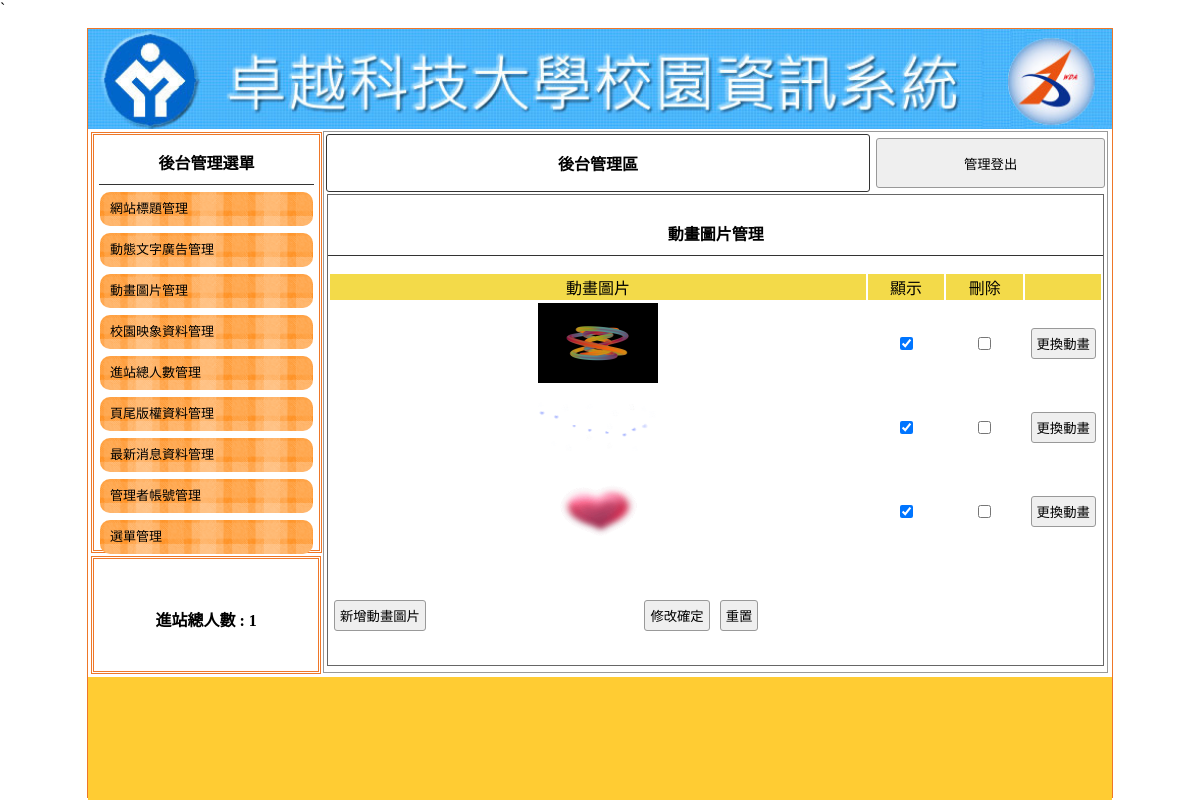
Before: /0teacher/admin.php?do=mvim with the older database file.
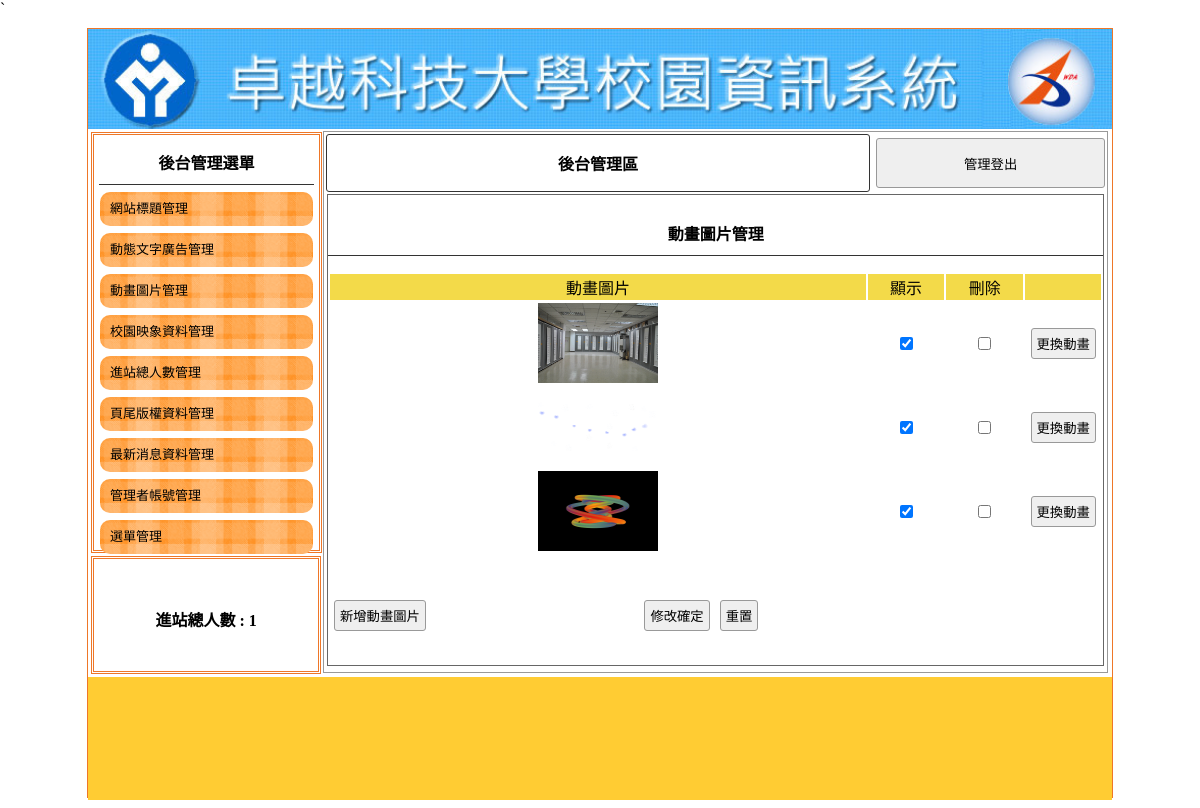
After: the same page with the newer database file.
### tables this page shows
CREATE TABLE `titles` (
  `id` int(10) UNSIGNED NOT NULL,
  `img` text NOT NULL,
  `text` text NOT NULL,
  `sh` int(1) UNSIGNED NOT NULL DEFAULT 0
);

CREATE TABLE `mvims` (
  `id` int(10) UNSIGNED NOT NULL,
  `img` text NOT NULL,
  `sh` int(1) UNSIGNED NOT NULL DEFAULT 1
);

### 0teacher/api/db.php (called while the page is built, shortened)
<?php
class DB{
    protected $dsn="mysql:host=localhost;charset=utf8;dbname=db10";
    protected $pdo;
    protected $table;
    function __construct($table){
        $this->table=$table;
        $this->pdo=new PDO($this->dsn,'root','');
    }
    function all(...$arg){
        $sql="SELECT * FROM $this->table ";
        return $this->fetchAll($sql);
    }
    function find($id){
        $sql="SELECT * FROM $this->table ";
        if(is_array($id)){
            $where=$this->a2s($id);
            $sql=$sql . " WHERE ". join(" && ",$where);
        }else{
            $sql .= " WHERE `id`='$id' ";
        }
        return $this->fetchOne($sql);
    }
    function a2s($array){
        $tmp=[];
        foreach($array as $key => $value){
            $tmp[]="`$key`='$value'";
        }
        return $tmp;
    }
    protected function fetchOne($sql){
        return $this->pdo->query($sql)->fetch(PDO::FETCH_ASSOC);
    }
    protected function fetchAll($sql){
        return $this->pdo->query($sql)->fetchAll(PDO::FETCH_ASSOC);
    }
}
$Title=new DB('titles');
$Mvim=new DB('mvims');

### 0teacher/backend/mvim.php (the view, shortened to what this page needs)
<div class="di"
    style="height:540px; border:#999 1px solid; width:76.5%; margin:2px 0px 0px 0px; float:left; position:relative; left:20px;">
    <table width="100%">
        <tbody>
            <tr>
                <td style="width:70%;font-weight:800; border:#333 1px solid; border-radius:3px;" class="cent"><a
                        href="?do=admin" style="color:#000; text-decoration:none;">後台管理區</a></td>
                <td><button onclick="document.cookie=&#39;user=&#39;;location.replace(&#39;?&#39;)"
                        style="width:99%; margin-right:2px; height:50px;">管理登出</button></td>
            </tr>
        </tbody>
    </table>
    <div style="width:99%; height:87%; margin:auto; overflow:auto; border:#666 1px solid;">
        <p class="t cent botli">動畫圖片管理</p>
        <form method="post" action="./api/edit.php">
            <table width="100%" class='cent'>
                <tbody>
                    <tr class="yel">
                        <td width="70%">動畫圖片</td>
                        <td width="10%">顯示</td>
                        <td width="10%">刪除</td>
                        <td></td>
                    </tr>
                    <?php
                    $rows=$Mvim->all();
                    foreach($rows as $row){
                    ?>
                    <tr>
                        <td>
                            <img src="./upload/<?=$row['img'];?>" style="width:120px;height:80px;">
                        </td>
                        <td>
                            <input type="checkbox" name="sh[]" value="<?=$row['id'];?>" <?=($row['sh']==1)?'checked':'';?>>
                        </td>
                        <td>
                            <input type="checkbox" name="del[]" value="<?=$row['id'];?>">
                        </td>
                        <td>
                            <input type="button"
                                onclick="op('#cover','#cvr','./modal/upload_<?=$do;?>.php?id=<?=$row['id'];?>&table=<?=$do;?>')"
                                  value="更換動畫">
                        </td>
                    </tr>
                    <?php
                    }
                    ?>
                </tbody>
            </table>
            <table style="margin-top:40px; width:70%;">
                <tbody>
                    <tr>
                        <td width="200px">
                            <input type="button"
                                onclick="op(&#39;#cover&#39;,&#39;#cvr&#39;,&#39;./modal/<?=$do;?>.php?table=<?=$do;?>&#39;)"
                                value="新增動畫圖片"></td>
                        <td class="cent">
                            <input type="submit" value="修改確定">
                            <input type="reset" value="重置">
                        </td>
                    </tr>
                </tbody>
            </table>
        </form>
    </div>
</div>

### 0teacher/admin.php (shortened to what this page needs)
<?php include_once "api/db.php";?>
<!DOCTYPE html
    PUBLIC "-//W3C//DTD XHTML 1.0 Transitional//EN" "http://www.w3.org/TR/xhtml1/DTD/xhtml1-transitional.dtd">
<html xmlns="http://www.w3.org/1999/xhtml">
<head>
    <link href="./css/css.css" rel="stylesheet" type="text/css">
</head>
<body>`
    <div id="main">
        <a title="" href="index.php">
            <div class="ti" style="background:url('./upload/<?=$Title->find(['sh'=>1])['img'];?>'); background-size:cover;"></div>
        </a>
        <div id="ms">
            <div id="lf" style="float:left;">
                <div id="menuput" class="dbor">
                    <span class="t botli">後台管理選單</span>
                    <a style="color:#000; font-size:13px; text-decoration:none;" href="?do=title">
                        <div class="mainmu">
                            網站標題管理 </div>
                    </a>
                    <a style="color:#000; font-size:13px; text-decoration:none;" href="?do=ad">
                        <div class="mainmu">
                            動態文字廣告管理 </div>
                    </a>
                    <a style="color:#000; font-size:13px; text-decoration:none;" href="?do=mvim">
                        <div class="mainmu">
                            動畫圖片管理 </div>
                    </a>
                    <a style="color:#000; font-size:13px; text-decoration:none;" href="?do=image">
                        <div class="mainmu">
                            校園映象資料管理 </div>
                    </a>
                    <a style="color:#000; font-size:13px; text-decoration:none;" href="?do=total">
                        <div class="mainmu">
                            進站總人數管理 </div>
                    </a>
                    <a style="color:#000; font-size:13px; text-decoration:none;" href="?do=bottom">
                        <div class="mainmu">
                            頁尾版權資料管理 </div>
                    </a>
                    <a style="color:#000; font-size:13px; text-decoration:none;" href="?do=news">
                        <div class="mainmu">
                            最新消息資料管理 </div>
                    </a>
                    <a style="color:#000; font-size:13px; text-decoration:none;" href="?do=admin">
                        <div class="mainmu">
                            管理者帳號管理 </div>
                    </a>
                    <a style="color:#000; font-size:13px; text-decoration:none;" href="?do=menu">
                        <div class="mainmu">
                            選單管理 </div>
                    </a>
                </div>
                <div class="dbor" style="margin:3px; width:95%; height:20%; line-height:100px;">
                    <span class="t">進站總人數 :
                        1 </span>
                </div>
            </div>
            <?php
				$do=$_GET['do']??'title';
				$file="./backend/{$do}.php";
				if(file_exists($file)){
					include $file;
				}else{
					include "./backend/title.php";
				}
				?>
        </div>
        <div
            style="width:1024px; left:0px; position:relative; background:#FC3; margin-top:4px; height:123px; display:block;">
            <span class="t" style="line-height:123px;"></span>
        </div>
    </div>
</body>
</html>

### 0teacher/css/css.css (style rules this page uses)
body { padding:0px; margin:0px; }
#main { width:1024px; height:768px; margin:10px auto 10px auto; border:#EE7728 1px solid; position:relative; }
.ti { width:100%; height:100px; position:relative; background-size:cover; background-repeat:no-repeat; }
.dbor { border:#EE7728 double 3px; margin:1px; padding:2px 10px 2px 10px; }
.t { font-weight:800; display:block; text-align:center; padding:10px 1px 10px 1px; }
.botli { border-bottom:#333 1px solid; }
.mainmu { position:relative; border-radius:10px; background:url(../icon/menu.fw.png) center no-repeat; background-size:cover; line-height:30px; padding:2px 10px 2px 10px; margin:7px 1px 7px 1px; }
#lf { height:540px; width:21%; display:inline-block; }
#menuput { width:100%; height:75%; position:relative; padding:5px; display:block; margin: 3px; }
.di { display:inline-block; }
.cent { text-align:center; }
input,button { border:#999 1px solid; border-radius:3px; background:#EFEFEF; padding:5px; margin:3px; }
.yel td { background:#F3DA49; text-align:center; }

Changed rows visible on the page:
changed mvims (number 1 of 3 on the later page): img: a different picture
changed mvims (number 3 of 3 on the later page): img: a different picture
